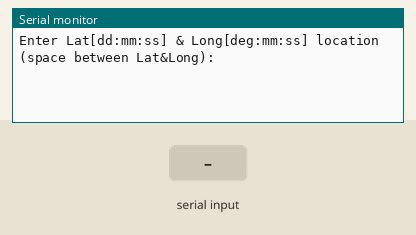
Recording of a sketch running on a simulated Arduino Mega 2560, built with avr-gcc and run on an emulated ATmega2560. Parts: the last lines printed to the serial monitor. Inputs (shaded band) come from the test bench.

Above: at 1.2 s.
1.3 s: "Y:1\n" received over Serial
At 3.1 s:
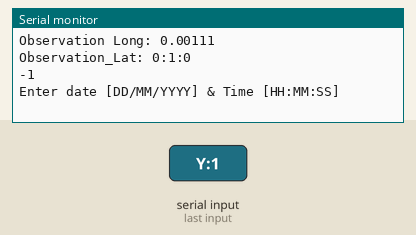
3.8 s: "Y:150\n" received over Serial
At 6.5 s:
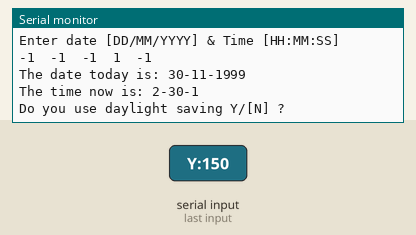
6.8 s: ":" received over Serial
At 8.3 s:
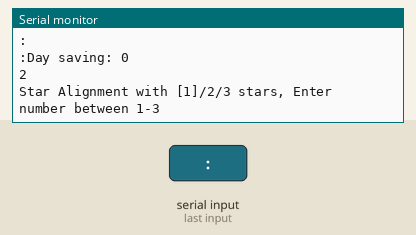
9.3 s: "90:45:200\n" received over Serial
At 10.8 s:
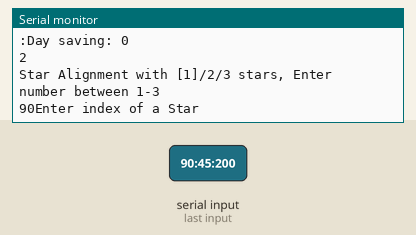
11.8 s: " " received over Serial
At 12.91 s:
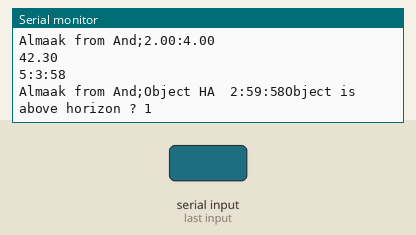
14.3 s: "30:150:10\n" received over Serial
At 16.5 s:
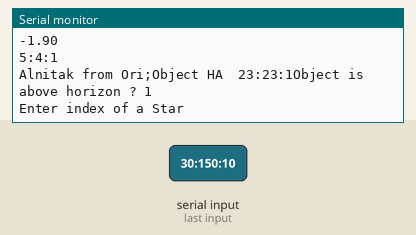
Timing chart, 0 to 17.8 s (numbered marks = the images above; inputs shaded):
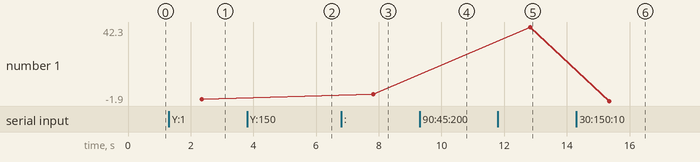

The sketch:

GOTO_Yak_ver0.ino
```cpp
//Libaries definition
//
#include <Time.h>
#include <TimeLib.h>
#include <SPI.h>
#include <math.h>
#include "AlignStars.h"
//#include <WiFiNINA.h>
//Constants definition
//
const int Mount_type = 1;   //1=Equatorial Mount; 2=AltAz Mount
const int Gear_ratio = 702;
const int Motor_steps = 200;
const int Microsteps = 1;
const int min2Meridian_flip = 3;
const double Sidereal_day = 86164.1;  //Sidereal day in seconds
const int H_timezone = 2;    //Israel TZ GMT+2
const int min_to_meridian = 5;
const double pi = 3.14159;
//
//Pin out definition
// RA motor/Az motor
#define X_STEP_PIN         54
#define X_DIR_PIN          55
#define X_ENABLE_PIN       38
#define X_MIN_PIN           3       //for future limit stop
// DEC motor/Alt motor
#define Y_STEP_PIN         60
#define Y_DIR_PIN          61
#define Y_ENABLE_PIN       56
#define Y_MIN_PIN          14       //for future limit stop

#define LED_PIN            13       //on board led


//Report of curent RA and DEC
double curr_RA_H, curr_RA_M, curr_RA_S, curr_DEC_D, curr_DEC_M, curr_DEC_S;
double Observation_Long;      //hour decimal
double Observation_Lat;       //Deg decimal
double delta_RA_algn;
double delta_DEC_algn;
double RA_D_const;
double DEC_D_const;
int cur_year;
int cur_month;
int cur_day;
int cur_hour;     //LMT Hour
int cur_minute;   //LMT minute
int cur_second;   //LMT seconds
int day_saving = 0;   //0- no day saving, 1-summer day saving
int SLEW_RA_microsteps;   // Where the mottors needs to go in order to point to the object
int SLEW_DEC_microsteps;
long RA_steps;            //RA steps position sent to the GOTO or track function
long DEC_steps;           //DEC steps position -"-
long cur_RA_steps;         //measurment of RA steps in GOTO or track function
long cur_DEC_steps;        //measurment of DEC steps in -"-
unsigned long MicroSteps_360;   //amount of maximum microstep in one RA/DEC revolution
int state = 1;     //1- Init  2-Alignment  3-GOTO   7- Fail
int Alignindex = 1;
int IndexStar;
String msg;
String LatLong_msg;
String DatenTime;
String StarName;
String answer;
bool Alignstar = false;
bool IS_MER_FLIP;
bool IS_TRACK;

//Variables definition


//***************************************************************************************************************
void setup() {
  // put your setup code here, to run once:
  Serial.begin(9600);
  MicroSteps_360 = (unsigned long)Gear_ratio * Motor_steps * Microsteps;
  double RA_D_const = MicroSteps_360 / 360.0;   //how many microsteps in 1 deg
  double DEC_D_const = RA_D_const;
  int  Clock_Motor = int(1000 / (MicroSteps_360 / Sidereal_day)); //delay time for step motor while tracking in ms
}

void loop() {

//Objects RA and DEC
double OBJECT_RA_H;
double OBJECT_RA_M;
double OBJECT_RA_dec;
double OBJECT_DEC_D;
double OBJECT_DEC_M;
double OBJECT_DEC_dec;
bool IS_OBJ_VISIBLE;
double HA_H_dec;

// Main state machine

switch (state){

  case  1:    //init state

        //Enter Lat/Long of observation site
        msg = "Enter Lat[dd:mm:ss] & Long[deg:mm:ss] location (space between Lat&Long):";
        Serial.println(msg);
        while (Serial.available()==0){
        }
        LatLong_msg = Serial.readString();
        //finding the index of the string
        int i1 = LatLong_msg.indexOf(":");
        int i2 = LatLong_msg.indexOf(":",i1+1);
        int i3 = LatLong_msg.indexOf(" ",i2+1);
        int i4 = LatLong_msg.indexOf(":",i3+1);
        int i5 = LatLong_msg.indexOf(":",i4+1);
        //breaking down the string
        int Lat_deg = LatLong_msg.substring(0,i1).toInt();
        int Lat_mm = LatLong_msg.substring(i1+1,i2).toInt();
        int Lat_ss = LatLong_msg.substring(i2+1,i3).toInt();
        Observation_Lat = Lat_deg+Lat_mm/60.0+Lat_ss/3600.0;
        int Long_deg = LatLong_msg.substring(i3+1,i4).toInt();
        int Long_mm = LatLong_msg.substring(i4+1,i5).toInt();
        int Long_ss = LatLong_msg.substring(i5+1,LatLong_msg.length()).toInt();
        //calculating the Observation long in decimal hours
        Observation_Long = (Long_deg+Long_mm/60.0+Long_ss/3600.0)/15.0;     //dividing by 15 to convert from deg to hour

        //******Debug*******//
        Serial.println();
        Serial.print("Observation Long: ");
        Serial.print(Observation_Long,5);
        Serial.println();
        Serial.print("Observation_Lat: ");
        Serial.print(String(Lat_deg)+":"+String(Lat_mm)+":"+String(Lat_ss));
        Serial.println();
        Serial.println(i3);      //******** I tested till this point

        //Enter Date and Local time
        msg = "Enter date [DD/MM/YYYY] & Time [HH:MM:SS]";
        Serial.println(msg);
        while (Serial.available()==0){
        }
        DatenTime = Serial.readString();
        //Finding the indices of ":"
        i1 = DatenTime.indexOf("/");
        i2 = DatenTime.indexOf("/",i1+1);
        i3 = DatenTime.indexOf(" ",i2+1);
        i4 = DatenTime.indexOf(":",i3+1);
        i5 = DatenTime.indexOf(":",i4+1);
        //breaking down the DatenTime string
        cur_day = DatenTime.substring(0,i1).toInt();
        cur_month = DatenTime.substring(i1+1,i2).toInt();
        cur_year = DatenTime.substring(i2+1,i3).toInt();
        cur_hour = DatenTime.substring(i3+1,i4).toInt();
        cur_minute = DatenTime.substring(i4+1,i5).toInt();
        cur_second = DatenTime.substring(i5+1,DatenTime.length()).toInt();
        setTime(cur_hour,cur_minute,cur_second,cur_day,cur_month,cur_year);

        //*******Debug*******//
        delay(1000);
        Serial.println(String(i1)+"\t"+String(i2)+"\t"+String(i3)+"\t"+String(i4)+"\t"+String(i5));
        Serial.println();
        Serial.print("The date today is: ");
        Serial.print(String(day())+"-"+String(month())+"-"+String(year()));
        Serial.println();
        Serial.print("The time now is: ");
        Serial.print(String(hour())+"-"+String(minute())+"-"+String(second()));
        Serial.println();

        //Enter do you use daylight saving Y/(N);
        msg = "Do you use daylight saving Y/[N] ?";
        Serial.println(msg);
        while (Serial.available()==0){
        }
        answer = Serial.readString();
        Serial.println(answer);
        if (answer.substring(0,1).equalsIgnoreCase("Y")){
          day_saving = 1;
          Serial.println(day_saving);
        }


        //******Debug******//
        Serial.println();
        Serial.print(answer);
        Serial.print("Day saving: ");
        Serial.print(day_saving);
        Serial.println();

        if (DatenTime!=" " && LatLong_msg!=" "){
          state = 2;
        }
        Serial.println(state);

  case  2:    //Alignment state

        msg = "Star Alignment with [1]/2/3 stars, Enter number between 1-3";
        Serial.println(msg);
        while (Serial.available()==0){
        }
      Alignindex = Serial.readString().toInt();
      Serial.print(Alignindex);
      for (int ii=1; ii<=Alignindex; ii++){
          msg = "Enter index of a Star";
          Serial.println(msg);
          while (Serial.available()==0){
          }
          IndexStar = Serial.readString().toInt();
          i1 = Stars[IndexStar].indexOf(";");
          i2 = Stars[IndexStar].indexOf(";",i1+1);
          i3 = Stars[IndexStar].indexOf(";",i2+1);
          Alignstar = true;
          String OBJECT_NAME = Stars[IndexStar].substring(i1+1,i2)+" from "+Stars[IndexStar].substring(0,i1);
          String OBJ_RA = Stars[IndexStar].substring(i2+1,i3);
          OBJECT_RA_H = OBJ_RA.substring(0,OBJ_RA.indexOf('h')).toFloat();
          OBJECT_RA_M = OBJ_RA.substring(OBJ_RA.indexOf('h')+1,OBJ_RA.length()-1).toFloat();
          String OBJ_DEC = Stars[IndexStar].substring(i3,Stars[IndexStar].length());
          String sign = OBJ_DEC.substring(0, 1);
          OBJECT_DEC_D = OBJ_DEC.substring(1,OBJ_DEC.indexOf('°')).toDouble();
          if (sign == "-"){
             OBJECT_DEC_D *= (-1);
          }


          //******Debug*******//
          Serial.println();
          Serial.println(OBJECT_NAME+";"+String(OBJECT_RA_H)+":"+String(OBJECT_RA_M));
          Serial.println(OBJECT_DEC_D);
          //Serial.print("continue with alignment processes...");


          //1. calling LMST function to calculate the HA of the object
          //2. checking if object is above horizon
          //3. checking if object is near local meridian
          //4. enabaling the GOTO function
          //5. enable tracking automatically
          //6. asking the observer to bring the object to the center of the FOV
          //7. when in center calculating current HA and DEC of the object
          //8. calling again (1) to calculate the exact HA, and claculate the delta for HA_object-HA_cur; DEC_object-DEC_cur
          //9. returning back to main function

          doHAcalc(OBJECT_RA_H ,OBJECT_RA_M, OBJECT_DEC_D, HA_H_dec ,IS_OBJ_VISIBLE, IS_MER_FLIP);


          //**********************Debug**************************

          int H_OBJ = int(HA_H_dec);
          int M_OBJ = int((HA_H_dec-H_OBJ)*60);
          int S_OBJ = int((HA_H_dec-H_OBJ-float(M_OBJ/60.0))*3600);

          Serial.println();
          Serial.print(OBJECT_NAME+";"+"Object HA  "+String(H_OBJ)+":"+String(M_OBJ)+":"+String(S_OBJ));
          Serial.println("Object is above horizon ? "+String(IS_OBJ_VISIBLE));

          doGOTO(HA_H_dec, OBJECT_DEC_D,RA_steps, DEC_steps, IS_OBJ_VISIBLE, IS_OBJ_VISIBLE, cur_RA_steps, cur_DEC_steps);


        }


  break;


  case  3:    //GOTO state

  break;


  case  7:    //Fail state

  break;

  default:

  break;

  }
}

//*******************************************************************************************************************

  void doHAcalc(double RA_H, double RA_M, double DEC_D, double &HA_dec , bool &IS_OBJ_VISIBLE, bool &IS_MER_FLIP) {

  //calculating the LMST
    const double J2000d = 2451543.5;
    const double MJ2000d = 2400000.5;
    const double MJdUTC = 51544.5;
    int H_LMT = hour();
    int M_LMT = minute();
    int S_LMT = second();
    int Y = year();
    int M = month();
    int D = day();
    double H_LMT_dec = H_LMT+float(M_LMT/60.0)+float(S_LMT/3600.0);
    double H_GMT_dec = H_LMT_dec-H_timezone;
    if (day_saving == 1){
      H_GMT_dec += -1;
    }
    if (H_GMT_dec<0){
      H_GMT_dec+=24;
    }

     if (M < 3) {
       M = M + 12;
       Y = Y - 1;
    }

    // Jd =INT(365.25*(Year+4716))+INT(30.6001*(Mount+1))+Day-1537.5+H_GMT_dec/24
    //JD = AA+BB+float(D)-float(1537.50)+float(H_GMT_dec/24.0);
    // since floating point in Arduino has limitation of 7 digits including the numbers to the right of the decimal point
    // a calculation of integer numbers must be implemented
    // dividing the JD to MSB = all the digits to the left and LSB all the digits to the right
    unsigned long AA = (unsigned long)(365.25*(Y+4716));
    unsigned long BB = (unsigned long)(30.6001*(M+1));
    unsigned long JD_MSB = AA+BB+D-1537;
    double JD_LSB = (-0.5+H_GMT_dec/24.0);
    //double MJD = JD - MJ2000d;
    unsigned long MJD_MSB = JD_MSB - (unsigned long)MJ2000d;
    double MJD_LSB = JD_LSB - (MJ2000d-(unsigned long)MJ2000d);
    //double d2000 = JD - J2000d;
    if (MJD_LSB<0){
      MJD_LSB+=1;
      MJD_MSB+=-1;
    }
    double ut = (MJD_LSB)*24.0;
    double tau = (MJD_MSB - MJdUTC)/36525.0;
    //

    // formula to calculate wrapped GMST: Modulu(6.697374558+1.0027379093*ut+(8640184.812866+(0.093104-0.0000062*tau)*tau)*tau/3600,24)
    double H_GMST_dec = (6.697374558+1.0027379093*ut+(8640184.812866+(0.093104-0.0000062*tau)*tau)*tau/3600.0);
    // reduce to 24h
    int H_GMST_int = (int)H_GMST_dec;
    H_GMST_int/=24;
    H_GMST_dec = H_GMST_dec - (double) H_GMST_int * 24.0;
    //Changing to Local time zone
    double H_LMST_dec = H_GMST_dec+Observation_Long;
    int H_LMST = int(H_LMST_dec);
    int M_LMST = int((H_LMST_dec-H_LMST)*60);
    int S_LMST = int((H_LMST_dec-H_LMST-float(M_LMST/60.0))*3600);
    Serial.println();
    Serial.print(String(H_LMST)+":"+String(M_LMST)+":"+String(S_LMST));

    //calculating HA of the object, it is the hour RA of an object relative to the local meridian
    double RA_dec = RA_H + RA_M/60.0;

    HA_dec = H_LMST_dec - RA_dec;   //hour of an object relative to the LMST 12:00hr is the Home position of the mount
    if (HA_dec < 0){
      HA_dec+=24.0;             //hour should be between 0-24hr
    }

    // Object RA & DEC in radians

    double RA_R = (HA_dec*15.0)*(pi/180.0); //converting (Hour2Deg)*(Deg2rad)

    double DEC_R = DEC_D*(pi/180.0);        //converting (Deg2radians)

    double rLAT = Observation_Lat*(pi/180);               //converting local Latitude in Deg2rad

    double sin_rDEC = sin(DEC_R);
    double cos_rDEC = cos(DEC_R);
    double sin_rLAT = sin(rLAT);
    double cos_rLAT = cos(rLAT);
    double cos_rHA = cos(RA_R);
    double sin_rHA = sin(RA_R);

    double ALT = sin_rDEC * sin_rLAT;
    ALT += (cos_rDEC * cos_rLAT * cos_rHA);
    double sin_rALT = ALT;
    ALT =  asin(ALT);
    double cos_rALT = cos(ALT);
    ALT *= 57.2958;

    double AZ = sin_rALT * sin_rLAT;
    AZ = sin_rDEC - AZ;
    AZ /= (cos_rALT * cos_rLAT);
    AZ = acos(AZ)*57.2957795;
    if (sin_rHA > 0){
      AZ = 360 - AZ;
    }

    if (ALT < 0){
      IS_OBJ_VISIBLE = false;

//      IS_OBJ_FOUND = true;
//      IS_OBJECT_RA_FOUND = true;
//      IS_OBJECT_DEC_FOUND = true;
//      Slew_RA_timer = 0;
//      RA_finish_last = 0;
     }
     else{
      IS_OBJ_VISIBLE = true;
     }

     //check if mount position is near the meridian flip
     //check if an object is about to cross from the East side to the West side of the meridian
     IS_MER_FLIP = false;
     if ((24.0-HA_dec) <= min_to_meridian/60.0){
     IS_MER_FLIP = true;
     }
  }

  void doGOTO(double HA_dec, double DEC_D, long RA_steps, long DEC_steps, bool IS_OBJ_VISIBLE, bool IS_MER_FLIP, long &cur_RA_steps, long &cur_DEC_steps){;
  int direct_DEC;     //DEC motor direction
  int direct_RA;       //RA motor direction
  double RA_deg;

  //Check in which side of the mridian and in which quarter the object is
  //First cur the meridian to East & West
  //then deciding through which side to go based on movement limitation of EQ5

  if (HA_dec>=12.0 && HA_dec<24.0){
      if (HA_dec>=19 && DEC_D<=80){
          RA_deg = (-1.0)*(HA_dec - 12.0)*15.0;     //converting from hours to deg and multiplying in (-1) to move to the left
          DEC_D*=-1;
          direct_DEC = 0;
          direct_RA = 0;
      }else{
          RA_deg = (HA_dec - 12.0)*15.0;
          direct_DEC = 1;
          direct_RA = 1;}
  }

  if (HA_dec>=0.0 && HA_dec<12.){
      if(HA_dec>=7.0 && DEC_D<=80){
          RA_deg = (HA_dec)*15;
          DEC_D*=-1;
          direct_DEC = 1;
          direct_RA = 1;
      }else{
          RA_deg = (-1)*(HA_dec)*15;
          direct_DEC = 0;
          direct_RA = 0;}
  }

  double cmd_RA_deg = RA_deg-RA_steps/RA_D_const+delta_RA_algn;
  double cmd_RA_steps = cmd_RA_deg*RA_D_const;

// DEC cmd is in steps otherwise can't escape of ambiguity
// the cmd in steps is fron the NCP 90-DEC_d multipy by steps/deg constant
// multiply by the sign, to define the quarter, if direct_DEC=0 means negative direction through Q4
// if direct_DEC=1 the outcome is +1 therfore positive direction through Q1
//********this formula needs to be test carefully********

  double cmd_DEC_steps = (90-DEC_D)*DEC_D_const*(2*direct_DEC-1)-DEC_steps+delta_DEC_algn*DEC_D_const;
}
```

AlignStars.h
```cpp
//List of Stars for Alignment process

String Stars[] = {            // Definition of the ALIGNMENT Stars. Add as many stars as you like in here
"And;Almaak;2h4m;42.3°",
"And;Mirach;1h10m;35.6°",
"Aql;Altair;19h51m;8.9°",
"Aql;Deneb el Okab;19h5m;13.9°",
"Aur;Almaaz;5h2m;43.8°",
"Aur;Capella;5h17m;46°",
"Boo;Arcturus;14h16m;19.2°",
"Boo;Muphrid;13h55m;18.4°",
"Cap;Deneb Algedi;21h47m;-16.1°",
"Car;Canopus;6h24m;-52.7°",
"Cas;Achird;0h49m;57.8°",
"Cas;Caph;0h9m;59.2°",
"Cas;Cih;0h57m;60.7°",
"Cas;Ruchbah;1h26m;60.2°",
"Cas;Schedar;0h41m;56.5°",
"CMa;Sirius;6h45m;-16.7°",
"CMa;Wezen;7h8m;-26.4°",
"CMi;Procyon;7h39m;5.2°",
"CVn;Cor Caroli;12h56m;38.3°",
"Cyg;Albireo;19h31m;28°",
"Cyg;Deneb;20h41m;45.3°",
"Gem;Castor;7h35m;31.9°",
"Gem;Pollux;7h45m;28°",
"Leo;Algieba;10h20m;19.8°",
"Leo;Chort;11h14m;15.4°",
"Leo;Denebola;11h49m;14.6°",
"Leo;Regulus;10h8m;12°",
"Lyr;Vega;18h37m;38.8°",
"Oph;Rasalhague;17h35m;12.6°",
"Oph;Sabik;17h10m;-15.7°",
"Ori;Alnitak;5h41m;-1.9°",
"Ori;Bellatrix;5h25m;6.3°",
"Ori;Betelgeuse;5h55m;7.41°",
"Ori;Rigel;5h15m;-8.2°",
"Ori;Saiph;5h48m;-9.7°",
"Peg;Algenib;0h13m;15.2°",
"Peg;Markab;23h5m;15.2°",
"Peg;Matar;22h43m;30.2°",
"Peg;Scheat;23h4m;28.1°",
"Per;Algol;3h8m;41°",
"Per;Mirfak;3h24m;49.9°",
"PsA;Fomalhaut;22h58m;-29.6°",
"Sco;Alniyat;16h21m;-25.6°",
"Sco;Antares;16h29m;-26.4°",
"Sco;Shaula;17h34m;-37.1°",
"Sgr;Kaus Australis;18h24m;-34.4°",
"Sgr;Kaus Borealis;18h28m;-25.4°",
"Sgr;Nunki;18h55m;-26.3°",
"Tau;Ain;4h29m;19.2°",
"Tau;Alcyone;3h47m;24.1°",
"Tau;Aldebaran;4h36m;16.5°",
"UMa;Alioth;12h54m;56°",
"UMa;Alkaid;13h48m;49.3°",
"UMa;Dubhe;11h4m;61.8°",
"UMa;Mizar;13h24m;54.9°",
"UMi;Kochab;14h51m;74.2°",
"UMi;Polaris;2h32m;89.3°",
"Vir;Spica;13h25m;-11.2°",
};
```

Measured:
- after the input at 1.3 s, the serial monitor: prints a new line after 1.0 s (image 1)
- after the input at 3.8 s, the serial monitor: prints a new line after 2.0 s (image 2)
- after the input at 6.8 s, the serial monitor: prints a new line after 1.0 s (image 3)
- after the input at 9.3 s, the serial monitor: prints a new line after 1.0 s (image 4)
- after the input at 11.8 s, the serial monitor: prints a new line after 1.0 s (image 5)
- after the input at 14.3 s, the serial monitor: prints a new line after 1.0 s (image 6)
- plotted number 1: 2 → 42.3 after the input at 11.8 s, 42.3 → -1.9 after the input at 14.3 s
